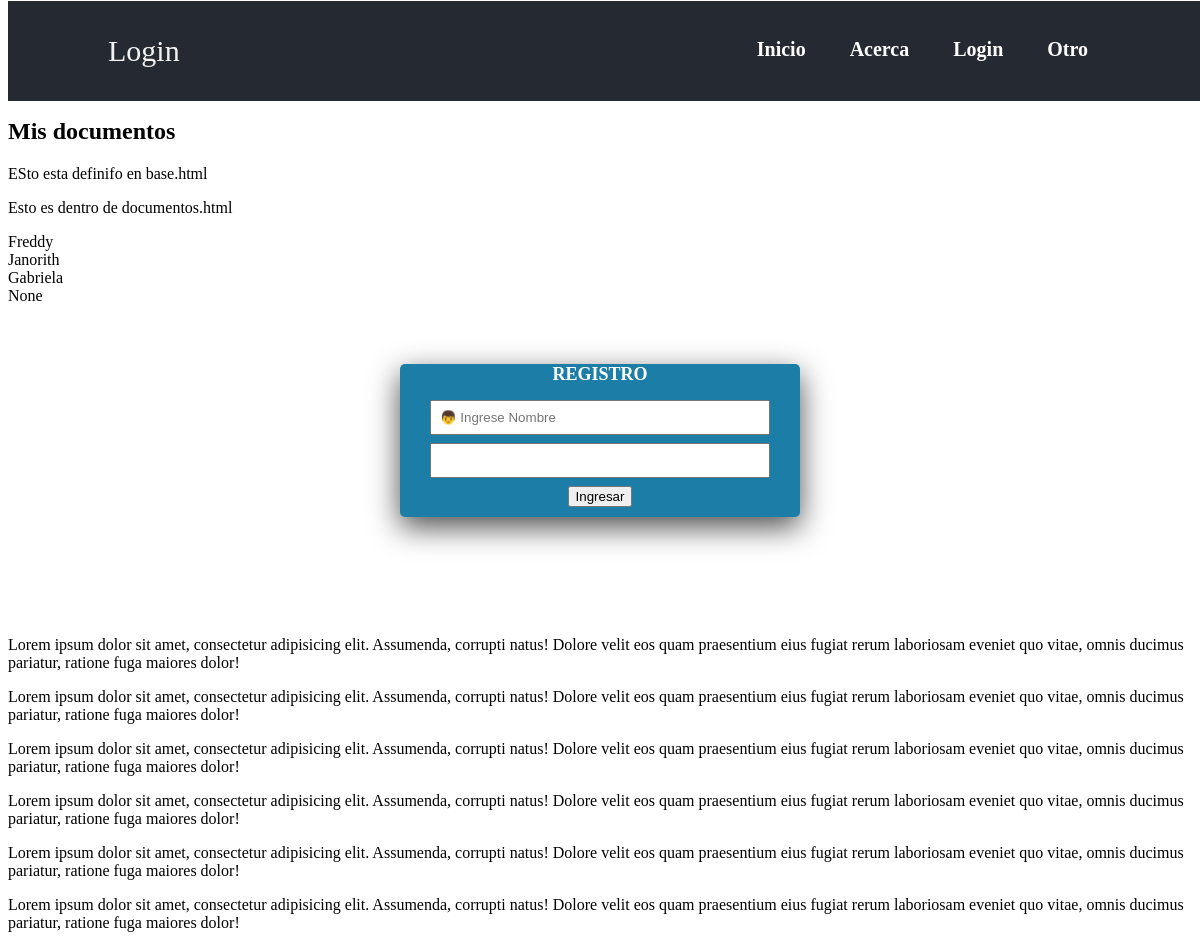
Screenshot of /documentos/ with the database file from the repository.
### documentos/models.py (models this page shows, shortened)
class Documento(models.Model):
	nombre = models.CharField(max_length=100, null=True, blank=True)
	fecha = models.DateTimeField(null=True, blank=True)

### documentos/views.py (the view)
# urls.py: url(r'^documentos/$', Documentos.as_view()),
class Documentos(View):
	def get(self, request, *arg, **kwargs):
		docs = Documento.objects.all()
		context ={
		    'docs': docs,
		    'encabezado': 'Mis documentos'
		}
		return render(
			request,
			'documento.html',
			context
		)

### templates/documento.html
{%extends 'base.html'%}
{%block contenido%}
       <p> Esto es dentro de documentos.html</p>
	{%for d in docs%}
    		<div>{{d.nombre}}</div>
	{%endfor%}
{%endblock%}

### templates/estilo/estilos.css (style rules this page uses)
section p { text-align: justify; }

### rows the page displays
Documento: nombre "Freddy"
Documento: nombre "Janorith"
Documento: nombre "Gabriela"
Documento: nombre "None"

### other values shown
{{ encabezado }} "Mis documentos"
